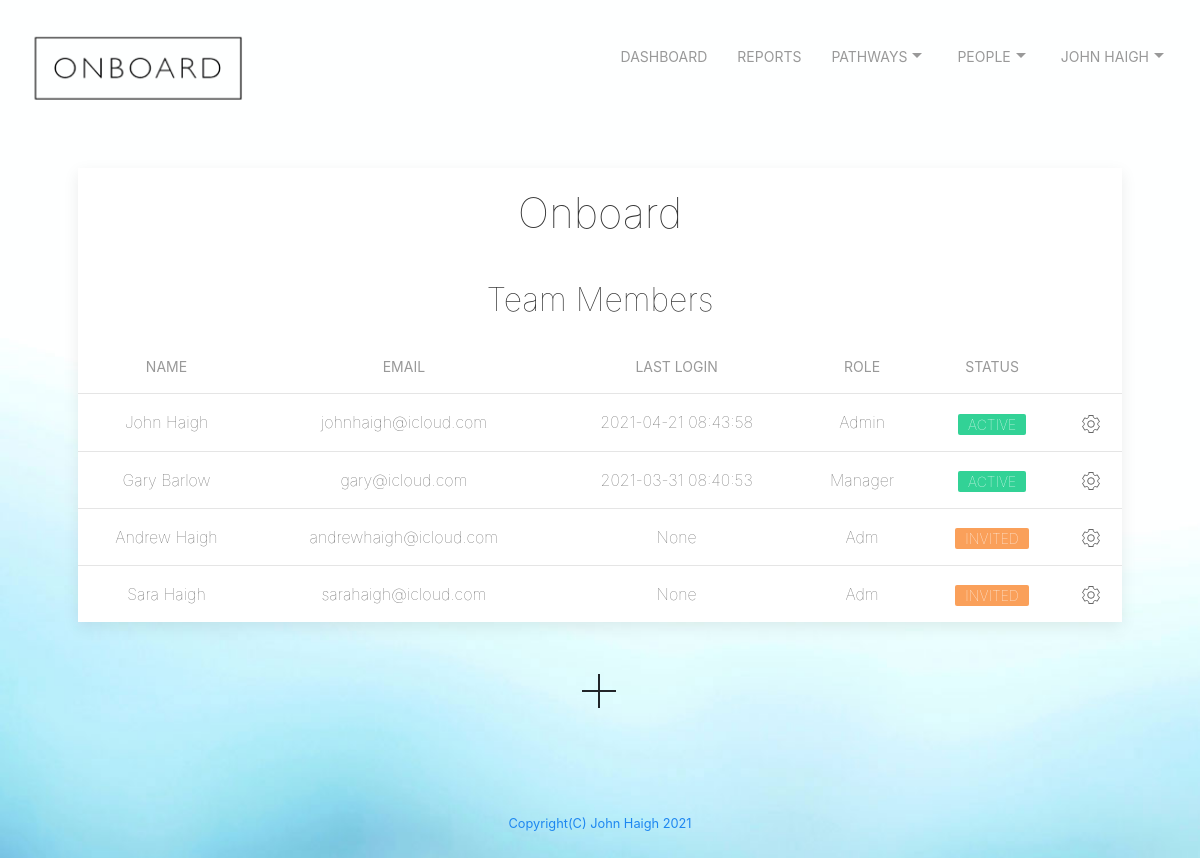
The app's page /viewteam (signed in) with its own data.
### tables this page shows
CREATE TABLE users ('id' integer PRIMARY KEY NOT NULL, 'email' text NOT NULL, 'firstname' text NOT NULL,'lastname' text NOT NULL, 'password' text NOT NULL, 'company' text NOT NULL, 'jobrole' text NOT NULL,'companymail' text NOT NULL, 'confirmed' text, 'lastlogin' text, 'adminlevel' int, 'status' text, 'region' text, 'averagescore' int, 'averagebusiness' int, 'averagebusinesstarget' int, 'averageprogressnumber' int);

### app.py (the view, shortened to what this page needs)
@app.route("/viewteam", methods=["GET", "POST"])
@login_required
def viewteam():
    if request.method == "GET":
        db = SQL("sqlite:///onboard.db")
        info = db.execute("SELECT * FROM users WHERE id = ?", session["user_id"])
        username = info[0]['email']
        firstname = info[0]['firstname']
        lastname = info[0]['lastname']
        company = info[0]['company']
        companymail = info[0]['companymail']
        fullname = firstname + ' ' + lastname
        teammembers = db.execute("SELECT * FROM users WHERE company = ? AND companymail = ? ORDER BY confirmed", company, companymail)
        print(teammembers)
        return render_template("viewteam.html", teammembers = teammembers, FullName = fullname, company = company)

### app.py (called while the page is built)
@app.after_request
def after_request(response):
    response.headers["Cache-Control"] = "no-cache, no-store, must-revalidate"
    response.headers["Expires"] = 0
    response.headers["Pragma"] = "no-cache"
    return response

def login_required(f):
    @wraps(f)
    def decorated_function(*args, **kwargs):
        if session.get("user_id") is None:
            return redirect("/login")
        return f(*args, **kwargs)
    return decorated_function

### templates/viewteam.html (shortened to what this page needs)
{% extends "layout.html" %}
{% block main %}
<div class="uk-card uk-card-default uk-card-small">
  <div class="uk-text-center uk-card-body">
    <h1 class="uk-text uk-text-lighter">{{teammembers[0]['company']}}</h1>
    <h2 class="uk-text uk-text-lighter">Team Members</h2>
  </div>
<form method="POST">
    <table class="uk-table uk-table-middle uk-table-divider uk-text uk-text-lighter">
      <thead>
        <th style="text-align: center; vertical-align: middle;">Name</th>
        <th style="text-align: center; vertical-align: middle;">Email</th>
        <th style="text-align: center; vertical-align: middle;">Last Login</th>
        <th style="text-align: center; vertical-align: middle;">Role</th>
        <th style="text-align: center; vertical-align: middle;">Status</th>
        <th style="text-align: center; vertical-align: middle;"></th>
      </thead>
      {% for teammembers in teammembers %}
      <tr>
        <td style="text-align: center; vertical-align: middle;">{{teammembers['firstname']}} {{teammembers['lastname']}}</td>
        <td style="text-align: center; vertical-align: middle;">{{teammembers['email']}}</td>
        <td style="text-align: center; vertical-align: middle;">{{teammembers['lastlogin']}}</td>
        <td style="text-align: center; vertical-align: middle;">{{teammembers['adminlevel']}}</td>
        {% if teammembers['status'] == 'invited' %}
          <td style="text-align: center; vertical-align: middle;"><span class="uk-label uk-label-warning">{{teammembers['status']}}</span></td>
        {% endif %}
        {% if teammembers['status'] == 'active' %}
          <td style="text-align: center; vertical-align: middle;"><span class="uk-label uk-label-success">{{teammembers['status']}}</span></td>
        {% endif %}
        <td style="text-align: center; vertical-align: middle;"><a href="/viewteammember?email={{teammembers['email']}}" uk-icon="icon: cog"></a></td>
      </tr>
      {% endfor %}
    </table>
</form>
</div>
  <div id="center">
    <a onclick="invite()" uk-icon="icon: plus; ratio: 2"></a>
  </div>
{% endblock %}

### static/styles.css (style rules this page uses)
#center { margin-left: auto; margin-right: auto; text-align: center; padding: 30px; }
body { border-color: coral; }
body { background-image: url("images/onboard_homepage_background_1400x933px.jpg"); background-repeat: repeat; background-size: cover; background-color: #464646; height: 200vh; }

### records on screen
users: company "Onboard", firstname "John", lastname "Haigh", email "johnhaigh@icloud.com", lastlogin "2021-04-21 08:43:58", adminlevel "Admin", status "ACTIVE"
users: firstname "Gary", lastname "Barlow", email "gary@icloud.com", lastlogin "2021-03-31 08:40:53", adminlevel "Manager", status "ACTIVE"
users: firstname "Andrew", lastname "Haigh", email "andrewhaigh@icloud.com", lastlogin "None", adminlevel "Adm", status "INVITED"
users: firstname "Sara", lastname "Haigh", email "sarahaigh@icloud.com", lastlogin "None", adminlevel "Adm", status "INVITED"

### other values on screen
{{ FullName }} "JOHN HAIGH"
